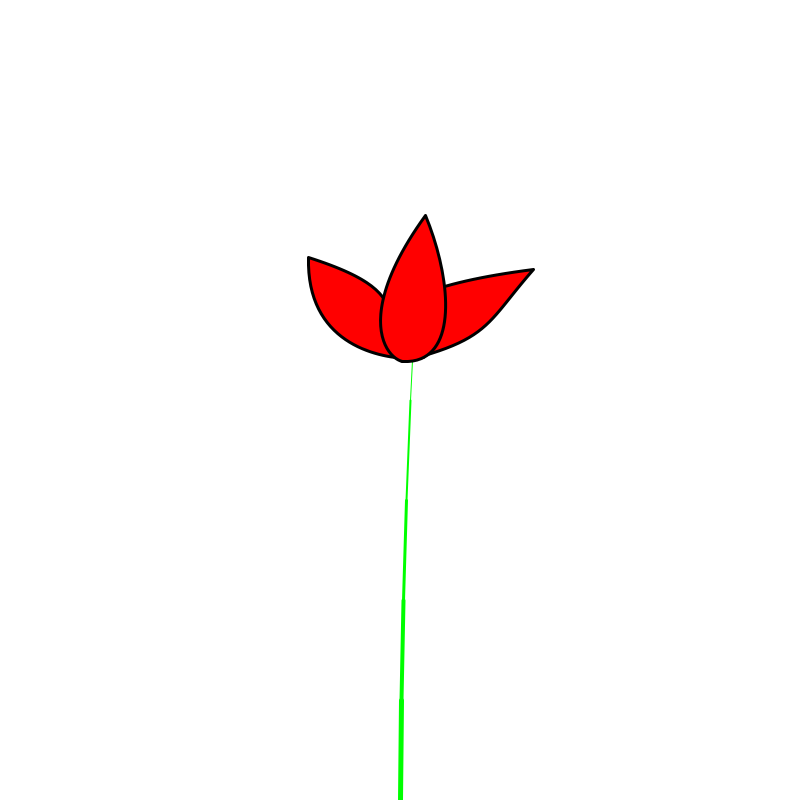
Frame 1 (no input)
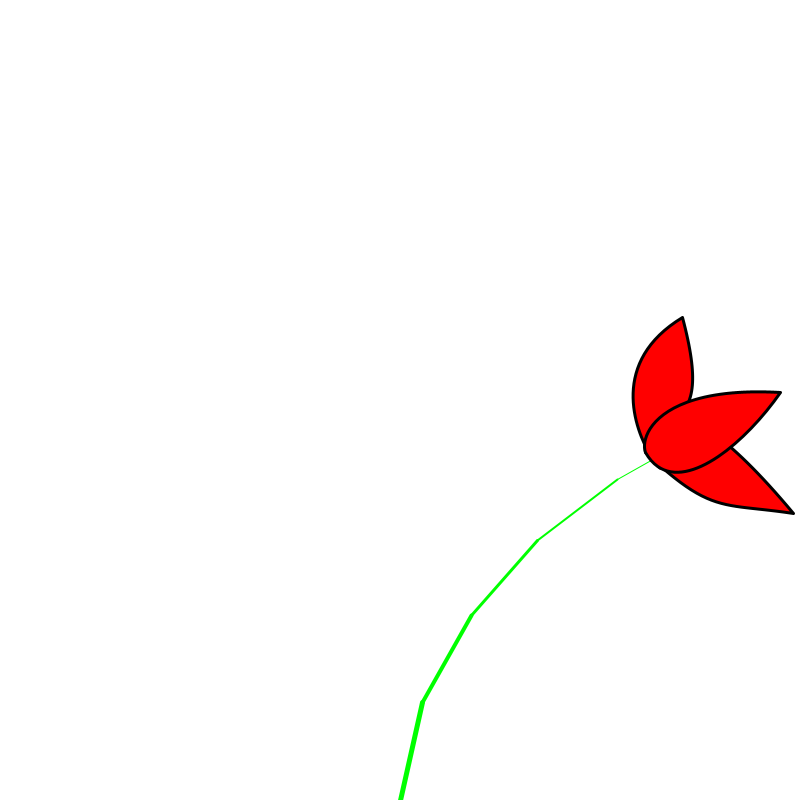
Frame 60 (the mouse pressed at the canvas centre just before this capture)
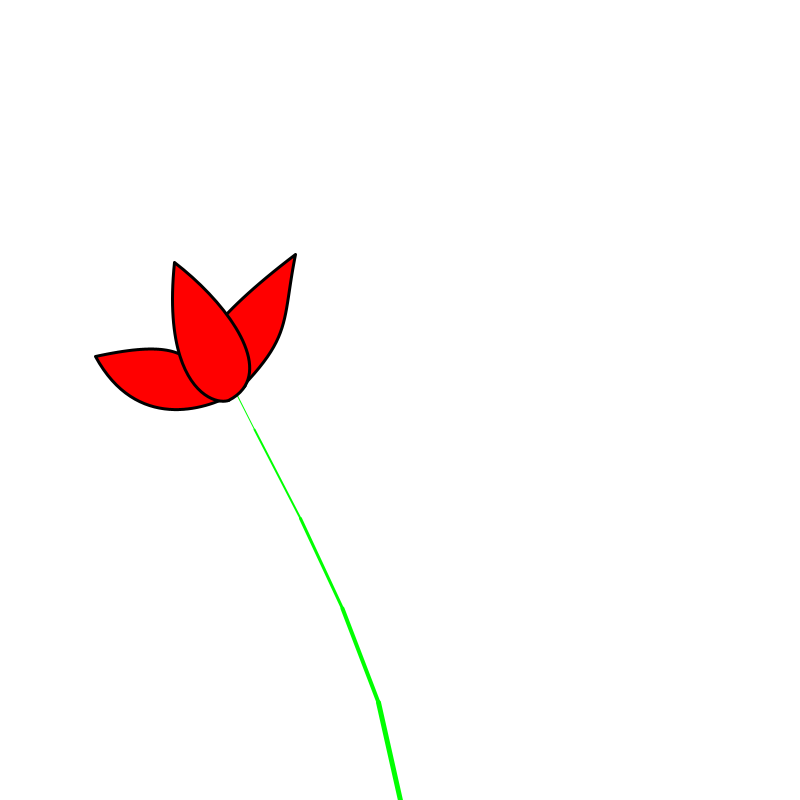
Frame 120 (the mouse held since frame 60 and released just before this capture)

The Processing sketch that drew these frames (run headless with seeded random() and noise(); from frame 60 on, the mouse is pressed at the canvas centre):

// Processing sketch: assBlack6_2
// ── assBlack6_2.pde
Flower flower;
void setup() {
  flower = new Flower();
  size(800, 800);
}

void draw() {
  background(255);
  flower.update();
}

// ── MSD.pde
// This class is the mass - spring - damper
class MSD {
  float velocity =0;
  float frictionForce = 0;
  float frictionConstant;  
  float angle =0;
  float springConstant;
  float mass;

  float force = 5;
  float forceWithin = 0;
  float velocity2 = 0;

  MSD(float fF, float fC, float sC, float m) {
    frictionForce = fF;
    frictionConstant = fC;
    springConstant = sC;
    mass = m;
  }

  // the following method calculates the velocity, the angular rotation and the friction 
  void calculate(float v, float f) {
    float firstForce = f;
    float firstVelocity = v;

    velocity2 += force/mass; 
    velocity = velocity2 - firstVelocity; 
    angle += velocity;
    
    force = angle/springConstant;
    frictionForce = velocity * frictionConstant; 
    forceWithin = force + frictionForce;
    force = -forceWithin + firstForce;

    print(frictionForce);
    print(",");
    print(velocity);
    print(",");
    print(angle);
    println(",");
  }
}

// ── flower.pde
//This class takes care of the flower that will be pulled back and forth. Eventually it will come to a stop
class Flower {
  int parts =5;
  float posX, posY;
  float frictionForce = 0;
  float frictionConstant = 0.3; 
  float springConstant = 100;
  int mass = 5;
  MSD[] system; // create an array of mass - spring - damper systems to be able to part a line into multiple segments

  Flower() {
    // add one part to the array, as the first will become the beginning point of the stem of the flower
    system = new MSD[parts]; 
    posX = width/2;
    posY = height;

    for (int i = 0; i<system.length; i++) {
      system[i] = new MSD(frictionForce, frictionConstant, springConstant, mass);
    }
  }

  void update() {
    println(system.length);
    float angle = 0;
    pushMatrix();
    translate (posX, posY);

    float velocity = 0;
    float force = 0;

    for (int i = 0; i < system.length; i++) {
      if (parts>1) {
        if (i > 0 && i<system.length-1) {
          system[i].calculate(system[i-1].velocity, system[i+1].frictionForce); // get the velocity of the segment below and force from the one above
        } else if (i==0) {
          system[i].calculate(0, system[i+1].frictionForce);
        } else if (i==system.length-1) {
          system[i].calculate(system[i-1].velocity, 0);
        }
      } else {
        system[i].calculate(velocity, force);
      }
      angle = system[i].angle;// get the angle of the segment

      stroke(0, 255, 0);
      strokeWeight(parts-i);
      rotate(radians(angle));
      line(0, 0, 0, -100); // depending on the segment and the previous segment, create a stem of mass - spring - damper systems

      translate(0, -100); // the beginning position of the stem
    }
    pushMatrix();
    translate(-145, -175);//moves the flower into position
    leaf();
    popMatrix();
    popMatrix();
  }

  void leaf() {
    pushMatrix();
    beginShape();
    scale(3);
    stroke(0);
    fill(255, 0, 0);
    vertex(87, 46);
    bezierVertex(72, 65, 74, 70, 45, 79);
    bezierVertex(42, 78, 15, 59, 87, 46);
    endShape();

    beginShape();
    vertex(12, 46);
    bezierVertex(13, 84, 55, 78, 52, 77);
    bezierVertex(33, 64, 50, 56, 12, 46);
    endShape();

    beginShape();
    vertex(50, 30);
    bezierVertex(60, 51, 64, 79, 45, 79);
    bezierVertex(39, 78, 28, 64, 50, 30);
    endShape();

    popMatrix();
  }
}
